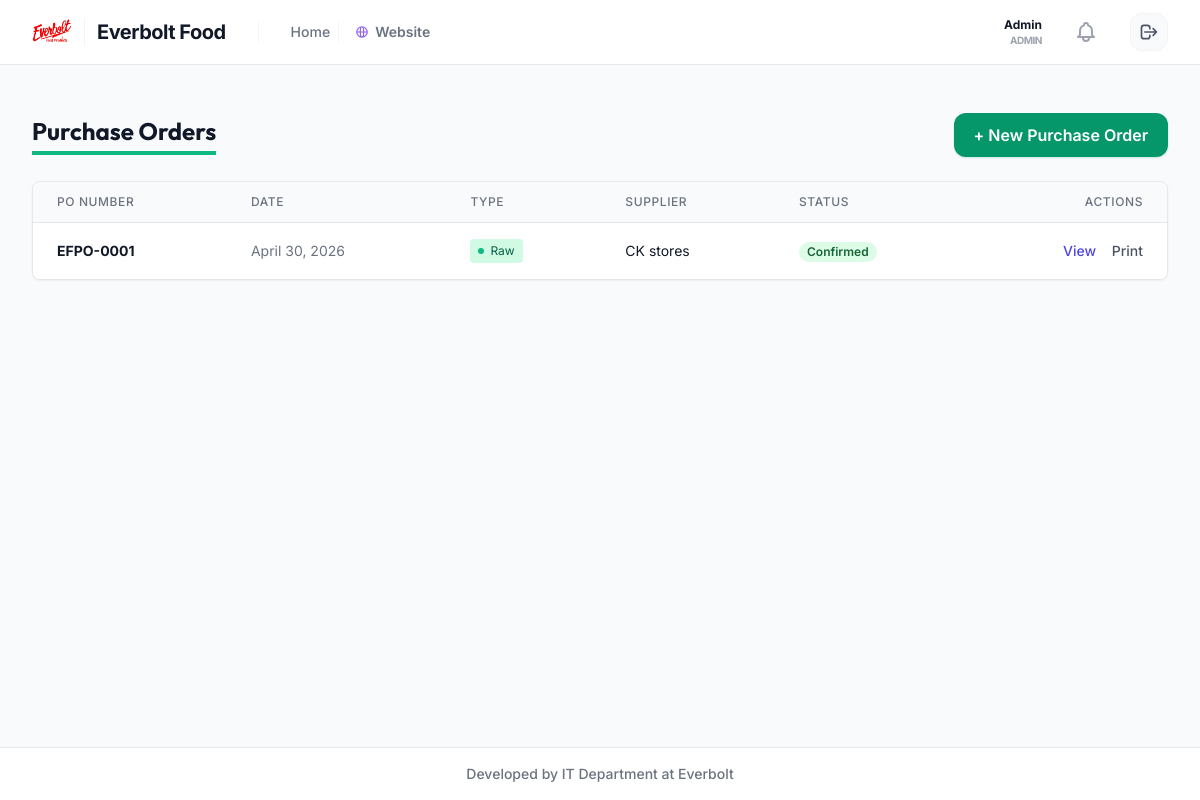
The page /purchases/pos/ (signed in) on the database as committed earlier.
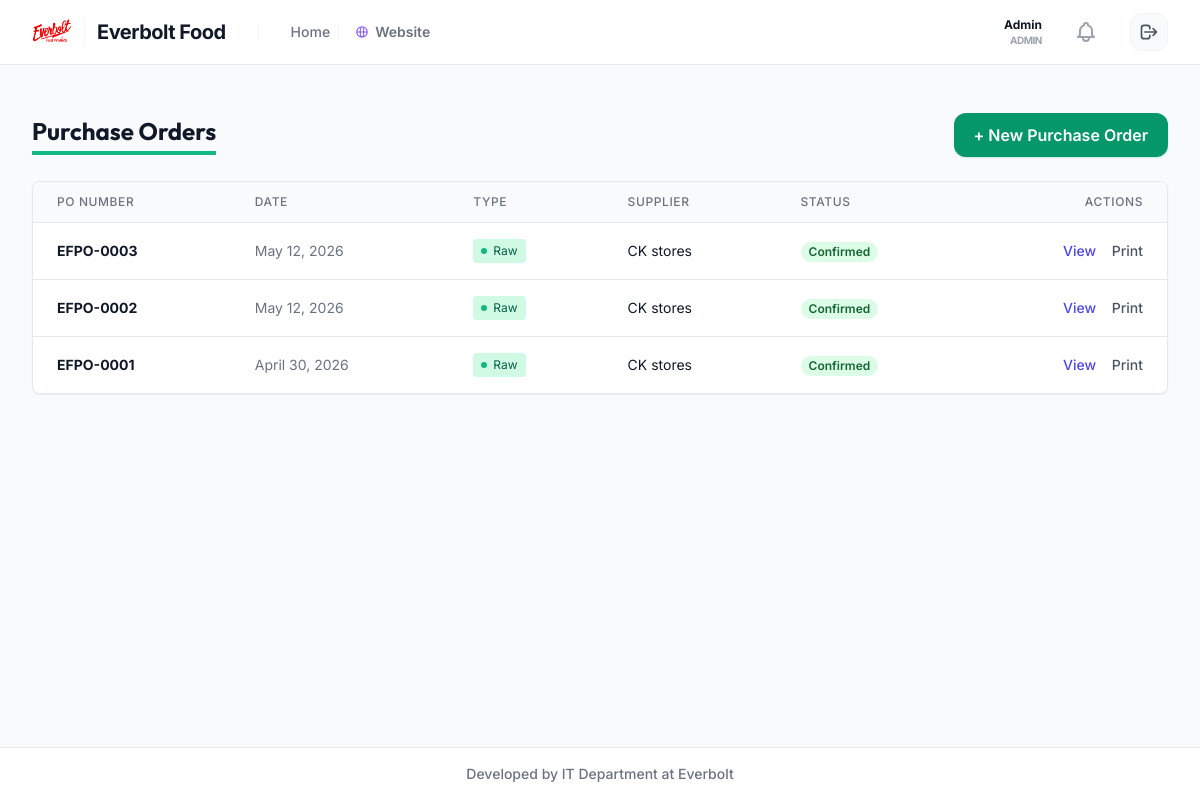
The same page on the database as committed later.
### purchases/models.py (models this page shows, shortened)
class PurchaseOrder(models.Model):
    class StatusChoices(models.TextChoices):
        DRAFT = 'DRAFT', 'Draft'
        CONFIRMED = 'CONFIRMED', 'Confirmed'
        CANCELLED = 'CANCELLED', 'Cancelled'
    class PaymentTermChoices(models.TextChoices):
        CREDIT = 'CREDIT', 'Credit'
        CASH = 'CASH', 'Cash'
        ADVANCE = 'ADVANCE', 'Advance'
    po_number = models.CharField(max_length=50, unique=True, blank=True)
    po_type = models.CharField(max_length=25, choices=POType.choices)
    supplier = models.ForeignKey(Supplier, on_delete=models.PROTECT, related_name='purchase_orders')
    attention = models.CharField(max_length=150, blank=True, null=True, help_text="Contact person")
    payment_term = models.CharField(max_length=20, choices=PaymentTermChoices.choices, default=PaymentTermChoices.CREDIT)
    apply_vat = models.BooleanField(default=False, help_text="Apply 18% VAT")
    date = models.DateField()
    status = models.CharField(max_length=20, choices=StatusChoices.choices, default=StatusChoices.DRAFT)
    remarks = models.TextField(blank=True, null=True)
    created_by = models.ForeignKey(settings.AUTH_USER_MODEL, on_delete=models.SET_NULL, null=True)
    created_at = models.DateTimeField(auto_now_add=True)
    updated_at = models.DateTimeField(auto_now=True)

### suppliers/models.py (models this page shows, shortened)
class Supplier(models.Model):
    supplier_code = models.CharField(max_length=50, unique=True, blank=True)
    supplier_name = models.CharField(max_length=200)
    supplier_type = models.CharField(max_length=50, choices=SupplierType.choices)
    custom_supplier_type = models.CharField(max_length=150, blank=True, null=True, help_text="Specify if type is Other")
    address_line1 = models.CharField(max_length=255)
    address_line2 = models.CharField(max_length=255, blank=True, null=True)
    city = models.CharField(max_length=100)
    province = models.CharField(max_length=100, choices=ProvinceChoices.choices)
    zip_code = models.CharField(max_length=20, blank=True, null=True)
    contact_number = models.CharField(
        max_length=10,
        validators=[RegexValidator(regex=r'^\d{10}$', message='Contact number must be exactly 10 digits.')]
    )
    alternate_contact_number = models.CharField(
        max_length=10,
        blank=True,
        null=True,
        validators=[RegexValidator(regex=r'^\d{10}$', message='Contact number must be exactly 10 digits.')],
        help_text="Optional secondary contact number"
    )
    email = models.EmailField(blank=True, null=True)
    bank_name = models.CharField(max_length=50, choices=SLBankChoices.choices, blank=True, null=True)
    bank_branch = models.CharField(max_length=150, blank=True, null=True)
    bank_account_no = models.CharField(max_length=100, blank=True, null=True)
    vat_reg_num = models.CharField(max_length=50, blank=True, null=True, verbose_name="VAT Registration Number", help_text="Enter valid VAT number")
    created_at = models.DateTimeField(auto_now_add=True)
    updated_at = models.DateTimeField(auto_now=True)

### purchases/views.py (the view)
# urls.py: path('pos/', views.PurchaseOrderListView.as_view(), name='po_list'),
class PurchaseOrderListView(LoginRequiredMixin, ListView):
    model = PurchaseOrder
    template_name = 'purchases/po_list.html'
    context_object_name = 'pos'
    paginate_by = 20
    ordering = ['-id']

### users/models.py (called while the page is built)
    @property
    def unread_notifications(self):
        return getattr(self, 'notifications', None) and self.notifications.filter(is_read=False).order_by('-created_at') or []

    @property
    def recent_notifications(self):
        return getattr(self, 'notifications', None) and self.notifications.order_by('-created_at')[:20] or []

### purchases/templates/purchases/po_list.html (shortened to what this page needs)
{% extends 'layouts/base.html' %}
{% block content %}
<div class="px-4 py-6 sm:px-0">
    <div class="flex justify-between items-center mb-6">
        <h1 class="text-2xl font-bold text-gray-900 border-b-4 border-emerald-500 inline-block pb-1">Purchase Orders</h1>
        <div class="flex space-x-3">
            <a href="{% url 'po_create_default' %}" class="btn-premium btn-primary bg-emerald-600 hover:bg-emerald-700 shadow-emerald-600/20">
                + New Purchase Order
            </a>
        </div>
    </div>
    <div class="bg-white shadow-sm rounded-lg border border-gray-200 overflow-hidden">
        <div class="overflow-x-auto">
            <table class="min-w-full divide-y divide-gray-200">
                <thead class="bg-gray-50">
                    <tr>
                        <th class="px-6 py-3 text-left text-xs font-medium text-gray-500 uppercase tracking-wider">PO Number</th>
                        <th class="px-6 py-3 text-left text-xs font-medium text-gray-500 uppercase tracking-wider">Date</th>
                        <th class="px-6 py-3 text-left text-xs font-medium text-gray-500 uppercase tracking-wider">Type</th>
                        <th class="px-6 py-3 text-left text-xs font-medium text-gray-500 uppercase tracking-wider">Supplier</th>
                        <th class="px-6 py-3 text-left text-xs font-medium text-gray-500 uppercase tracking-wider">Status</th>
                        <th class="px-6 py-3 text-right text-xs font-medium text-gray-500 uppercase tracking-wider">Actions</th>
                    </tr>
                </thead>
                <tbody class="bg-white divide-y divide-gray-200">
                    {% for po in pos %}
                    <tr class="hover:bg-gray-50 transition-colors">
                        <td class="px-6 py-4 whitespace-nowrap text-sm font-bold text-gray-900">{{ po.po_number }}</td>
                        <td class="px-6 py-4 whitespace-nowrap text-sm text-gray-500">{{ po.date }}</td>
                        <td class="px-6 py-4 whitespace-nowrap text-sm">
                            {% if po.po_type == 'RAW_MATERIAL' %}
                                <span class="bg-emerald-100 text-emerald-800 text-xs px-2 py-1 rounded inline-flex items-center"><span class="w-1.5 h-1.5 rounded-full bg-emerald-500 mr-1.5"></span> Raw</span>
                            {% else %}
                                <span class="bg-blue-100 text-blue-800 text-xs px-2 py-1 rounded inline-flex items-center"><span class="w-1.5 h-1.5 rounded-full bg-blue-500 mr-1.5"></span> Packing</span>
                            {% endif %}
                        </td>
                        <td class="px-6 py-4 whitespace-nowrap text-sm text-gray-900">{{ po.supplier.supplier_name }}</td>
                        <td class="px-6 py-4 whitespace-nowrap text-sm">
                            <span class="inline-flex px-2 text-xs font-semibold leading-5 rounded-full
                                {% if po.status == 'DRAFT' %}bg-yellow-100 text-yellow-800
                                {% elif po.status == 'CONFIRMED' %}bg-green-100 text-green-800
                                {% else %}bg-red-100 text-red-800{% endif %}">
                                {{ po.get_status_display }}
                            </span>
                        </td>
                        <td class="px-6 py-4 whitespace-nowrap text-right text-sm font-medium">
                            <a href="{% url 'po_detail' po.pk %}" class="text-indigo-600 hover:text-indigo-900 mr-3">View</a>
                            <a href="{% url 'po_print' po.pk %}" target="_blank" class="text-gray-600 hover:text-gray-900">Print</a>
                        </td>
                    </tr>
                    {% empty %}
                    <tr>
                        <td colspan="6" class="px-6 py-10 text-center text-gray-500">
                            No Purchase Orders generated yet.
                        </td>
                    </tr>
                    {% endfor %}
                </tbody>
            </table>
        </div>
    </div>
</div>
{% endblock %}

Rows that differ between the two databases and show on the page:
added PurchaseOrder: po_number "EFPO-0003", date "May 12, 2026", po_type "RAW_MATERIAL" (drawn), supplier.supplier_name "CK stores", status "Confirmed"
added PurchaseOrder: po_number "EFPO-0002", date "May 12, 2026", po_type "RAW_MATERIAL" (drawn), supplier.supplier_name "CK stores", status "Confirmed"
